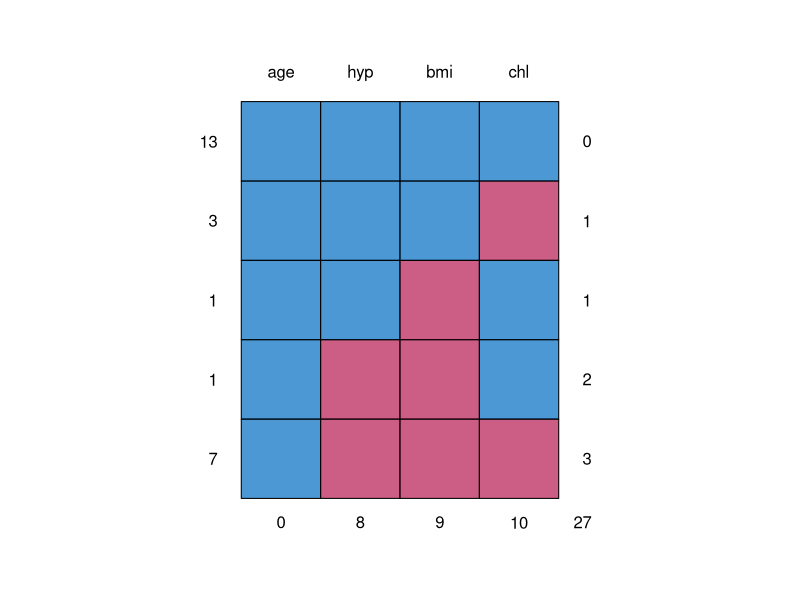
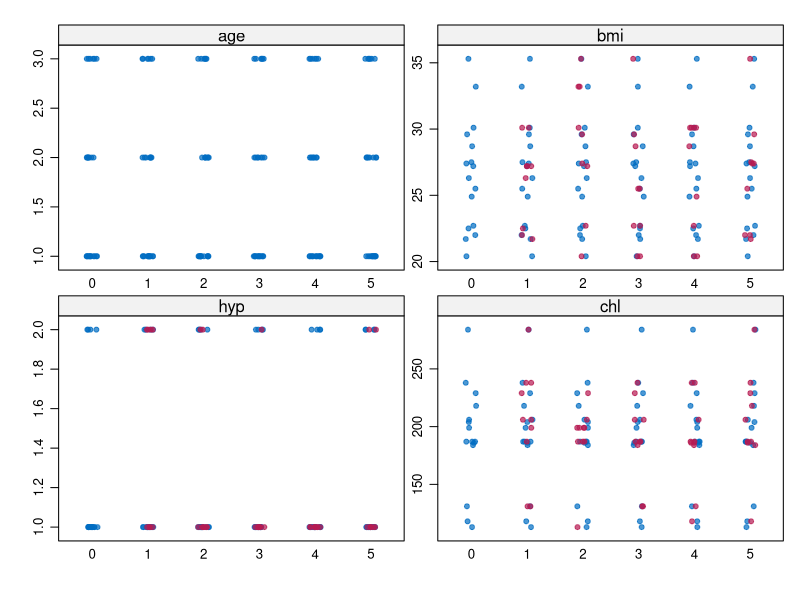
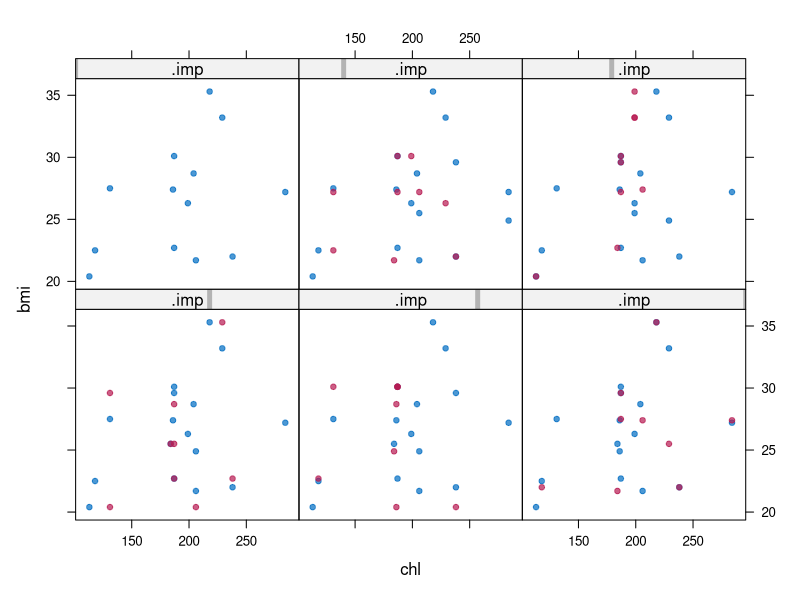

Generate these figures, in order, with R:
## ---- chunk 1
options(digits = 3, width = 65)
library("mice", quietly = TRUE)
## ---- chunk 2
library("mice")
md.pattern(nhanes)
## ---- chunk 3
p <- md.pairs(nhanes)
p
## ---- chunk 4
imp <- mice(nhanes, seed = 13212)
## ---- chunk 5
print(imp)
## ---- chunk 6
imp$imp$bmi
## ---- chunk 7
complete(imp)
## ---- chunk 8
library("lattice")
stripplot(imp, pch = 20, cex = 0.9)
## ---- chunk 9
xyplot(imp, bmi ~ chl | .imp, pch = 20, cex = 1.0)
## ---- chunk 10
fit <- with(imp, lm(chl ~ age + bmi))
class(fit)
## ---- chunk 11
summary(fit$analyses[[1]])
## ---- chunk 12
est <- pool(fit)
summary(est)
## ---- chunk 13
imp50 <- mice(nhanes, m = 50, seed = 23109, print = FALSE)
fit <- with(imp50, lm(chl ~ age + bmi))
summary(pool(fit))
